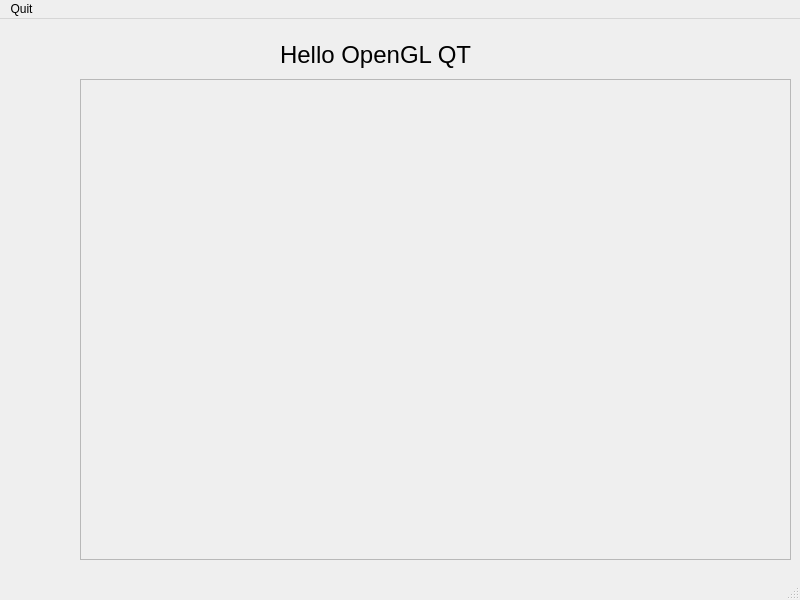
<?xml version="1.0" encoding="UTF-8"?>
<ui version="4.0">
 <class>MainWindow</class>
 <widget class="QMainWindow" name="MainWindow">
  <property name="geometry">
   <rect>
    <x>0</x>
    <y>0</y>
    <width>800</width>
    <height>600</height>
   </rect>
  </property>
  <property name="windowTitle">
   <string>MainWindow</string>
  </property>
  <widget class="QWidget" name="centralwidget">
   <widget class="QLabel" name="labelTitle">
    <property name="geometry">
     <rect>
      <x>280</x>
      <y>20</y>
      <width>221</width>
      <height>31</height>
     </rect>
    </property>
    <property name="font">
     <font>
      <pointsize>18</pointsize>
     </font>
    </property>
    <property name="text">
     <string>Hello OpenGL QT</string>
    </property>
   </widget>
   <widget class="QFrame" name="frame">
    <property name="geometry">
     <rect>
      <x>80</x>
      <y>60</y>
      <width>711</width>
      <height>481</height>
     </rect>
    </property>
    <property name="frameShape">
     <enum>QFrame::StyledPanel</enum>
    </property>
    <property name="frameShadow">
     <enum>QFrame::Raised</enum>
    </property>
   </widget>
  </widget>
  <widget class="QMenuBar" name="menubar">
   <property name="geometry">
    <rect>
     <x>0</x>
     <y>0</y>
     <width>800</width>
     <height>25</height>
    </rect>
   </property>
   <widget class="QMenu" name="menuQuit">
    <property name="title">
     <string>Quit</string>
    </property>
   </widget>
   <addaction name="menuQuit"/>
  </widget>
  <widget class="QStatusBar" name="statusbar"/>
 </widget>
 <resources/>
 <connections/>
</ui>
